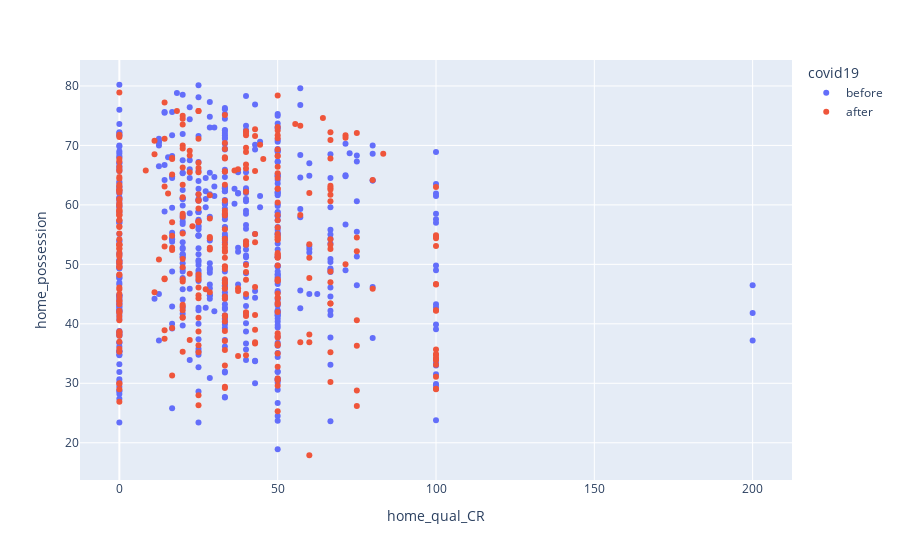

Notebook code for this chart:
### Code cell
home_possession_vs_qualCR = px.scatter(home_data, x='home_qual_CR', y='home_possession',color='covid19')
home_possession_vs_qualCR.show()

### Figure 1 — Plotly figure (JSON) as saved in the notebook; plotly's stock layout.template omitted (floating-point values rounded to 4 significant figures; data arrays with more than 128 entries replaced by an {"elided": "..."} marker saying what was removed)
{"data": [{"hovertemplate": "covid19=before<br>home_qual_CR=%{x}<br>home_possession=%{y}<extra></extra>", "legendgroup": "before", "marker": {"color": "#636efa", "symbol": "circle"}, "mode": "markers", "name": "before", "orientation": "v", "showlegend": true, "type": "scatter", "x": {"elided": "503 float values"}, "xaxis": "x", "y": {"elided": "503 float values"}, "yaxis": "y"}, {"hovertemplate": "covid19=after<br>home_qual_CR=%{x}<br>home_possession=%{y}<extra></extra>", "legendgroup": "after", "marker": {"color": "#EF553B", "symbol": "circle"}, "mode": "markers", "name": "after", "orientation": "v", "showlegend": true, "type": "scatter", "x": {"elided": "352 float values"}, "xaxis": "x", "y": {"elided": "352 float values"}, "yaxis": "y"}], "layout": {"legend": {"title": {"text": "covid19"}, "tracegroupgap": 0}, "margin": {"t": 60}, "xaxis": {"anchor": "y", "domain": [0, 1], "title": {"text": "home_qual_CR"}}, "yaxis": {"anchor": "x", "domain": [0, 1], "title": {"text": "home_possession"}}}}
